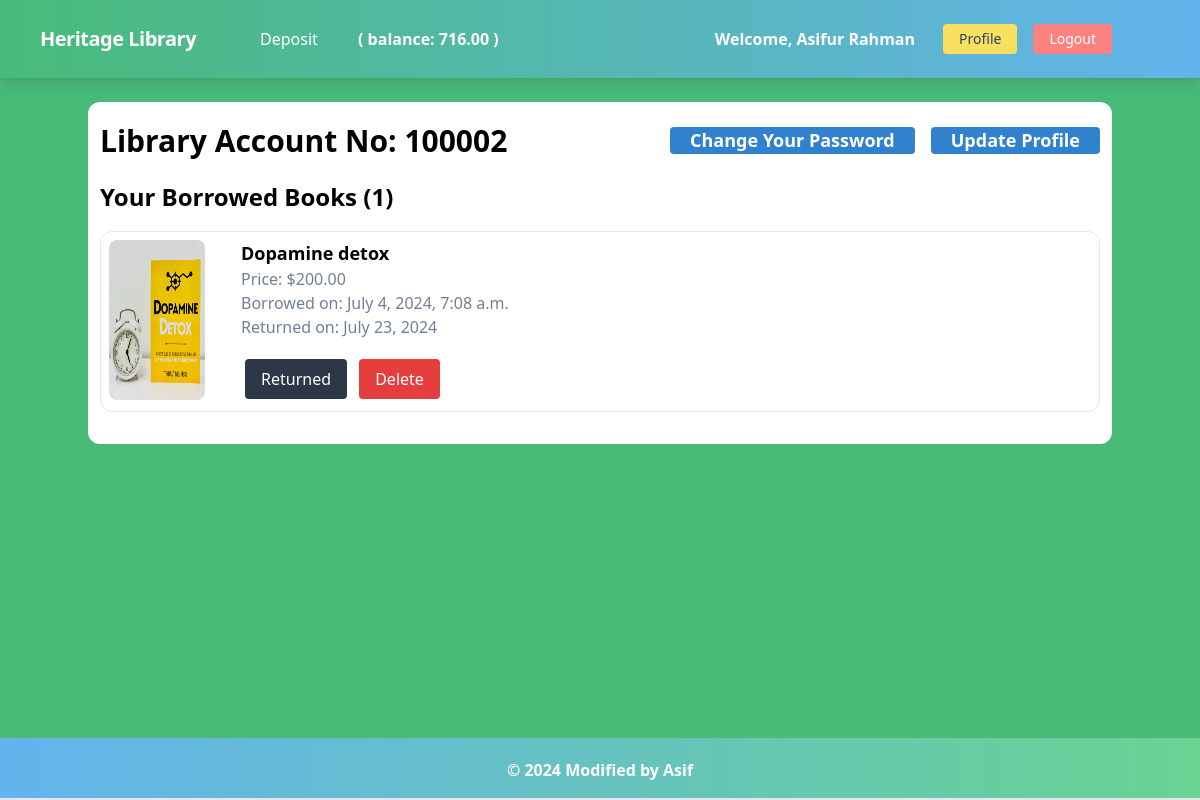
Before: /books/profile/ (signed in) with the older database file.
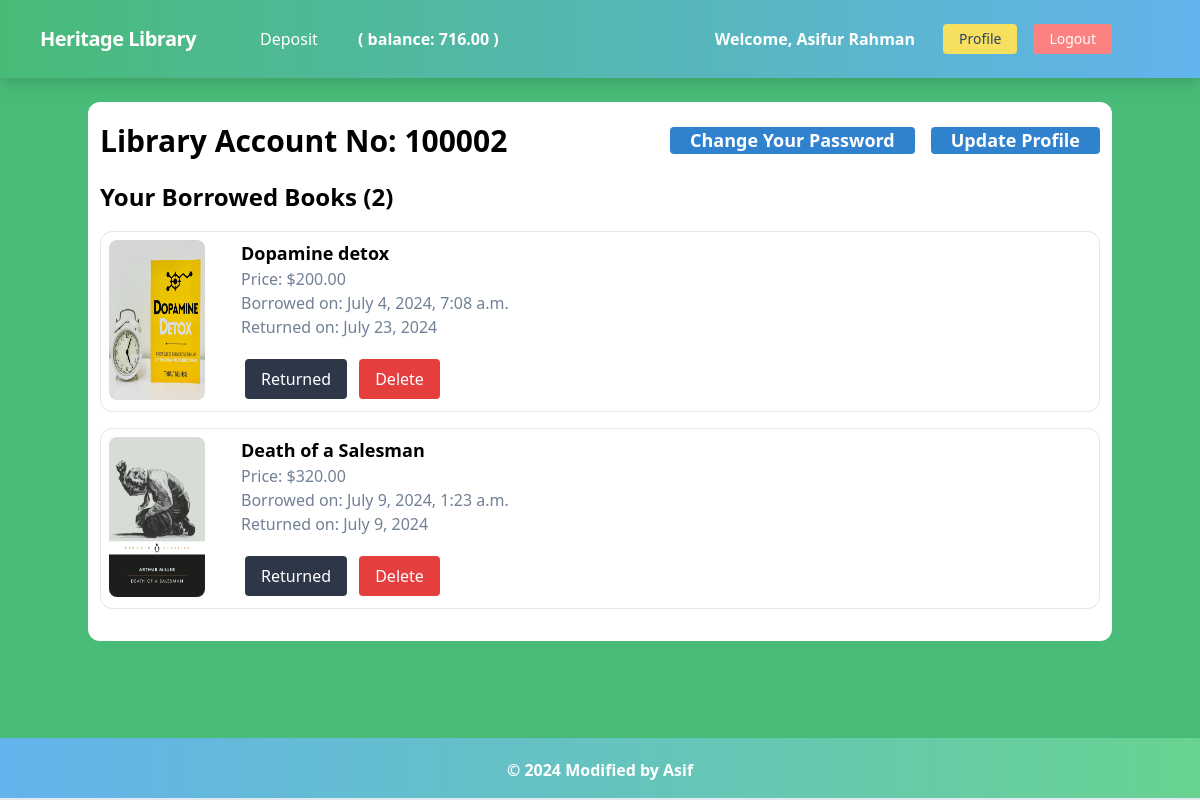
After: the same page with the newer database file.
### author/models.py (models this page shows, shortened)
class UserLibraryAccount(models.Model):
    user=models.OneToOneField(User,related_name='account',on_delete=models.CASCADE)
    account_no=models.IntegerField(unique=True)
    phone_number=models.CharField(max_length=15)
    birth_date=models.DateField(null=True,blank=True)
    gender=models.CharField(max_length=10,choices=GENDER_TYPE)
    initial_deposite_date=models.DateField(auto_now_add=True)
    balance=models.DecimalField(default=0,max_digits=12, decimal_places=2)

### books/models.py (models this page shows, shortened)
class Borrow(models.Model):
    book=models.ForeignKey(BookModel,on_delete=models.CASCADE,related_name='Borrow')
    user=models.ForeignKey(User,on_delete=models.CASCADE)
    borrow_date=models.DateTimeField(auto_now_add=True)
    return_date=models.DateField(blank=True, null=True)
    def __str__(self) -> str:
        return str(self.borrow_date)
    class Meta:
        ordering = ['borrow_date']

class BookModel(models.Model):
    name = models.CharField(max_length=100)
    description = models.TextField()
    borro_price = models.DecimalField(max_digits=10, decimal_places=2)
    quantity = models.IntegerField(default=1)
    category=models.ManyToManyField(Category,null=True,blank=True)
    image = models.ImageField(upload_to='media/books')

### books/views.py (the view)
# urls.py: path('profile/',views.ProfileView.as_view(), name='profile' ),
class ProfileView(LoginRequiredMixin, TemplateView):
    template_name = 'author/profile.html'
    def get_context_data(self, **kwargs):
        context = super().get_context_data(**kwargs)
        print('hi')
        borrowed_books = Borrow.objects.filter(user=self.request.user)
        print(borrowed_books)
        context['borrowed_books'] = borrowed_books
        return context

### author/templates/author/profile.html (shortened to what this page needs)
{% extends 'base.html' %}
{% load static %}
{% block content %}
<div class="bg-white px-3 py-4 rounded-xl my-6">
    <div class="flex flex-col md:flex-row items-start md:items-center justify-between space-y-4 md:space-y-0">
        <h4 class="font-bold text-2xl md:text-3xl text-left pb-5 md:pb-0">Library Account No: {{ request.user.account.account_no }}</h4>
        <div class="flex flex-col md:flex-row space-y-4 md:space-y-0 md:space-x-4">
            <a href="{% url "pass_change" %}" class="text-white font-bold text-lg bg-blue-600 hover:bg-blue-800 focus:ring-4 focus:ring-blue-300 rounded px-5 py-2.5">Change Your Password</a>
            <a href="{% url "update_profile" %}" class="text-white font-bold text-lg bg-blue-600 hover:bg-blue-800 focus:ring-4 focus:ring-blue-300 rounded px-5 py-2.5">Update Profile</a>
        </div>
    </div>
    <div class="container mt-4">
        <h2 class="text-xl md:text-2xl font-bold">Your Borrowed Books ({{borrowed_books | length}})</h2>
        <ul class="mt-4">
            {% for borrowed_book in borrowed_books %}
            <li class="flex flex-col md:flex-row items-start p-2 gap-5 border rounded-xl border-gray-300 mb-4">
                <div class="flex-shrink-0">
                    <img src="{{ borrowed_book.book.image.url }}" class="w-full h-auto md:h-40 md:w-24 rounded-lg" alt="book_image">
                </div>
                <div class="mt-4 md:mt-0 md:ml-4">
                    <h4 class="font-bold text-lg">{{ borrowed_book.book.name }}</h4>
                    <p class="text-gray-600">Price: ${{ borrowed_book.book.borro_price }}</p>
                    <p class="text-gray-600">Borrowed on: {{ borrowed_book.borrow_date }}</p>
                    {% if borrowed_book.return_date %}
                    <p class="text-gray-600">Returned on: {{ borrowed_book.return_date }}</p>
                    {% endif %}
                    <div class="mt-4">
                        {% if not borrowed_book.return_date %}
                        <a href="{% url 'return_book' borrowed_book.book.id %}" class="bg-green-500 hover:bg-green-600 text-white py-2 px-4 rounded m-1 inline-block">Return</a>
                        {% else %}
                        <button class="bg-gray-800 text-white py-2 px-4 rounded m-1 inline-block" disabled>Returned</button>
                        <a class="bg-red-600 text-white py-2 px-4 rounded m-1 inline-block" href="{% url 'delete_borrowed_book' borrowed_book.id %}">Delete</a>
                        {% endif %}
                    </div>
                </div>
            </li>
            {% endfor %}
        </ul>
    </div>
</div>
{% endblock %}

### templates/base.html (shortened to what this page needs)
{% load static %}
<!DOCTYPE html>
<html lang="en">
<head>
  <link href="https://unpkg.com/tailwindcss@^1.0/dist/tailwind.min.css" rel="stylesheet">
</head>
<body class="bg-green-500">
  {% include 'navbar.html' %}
  {% block body %}
  <div class="lg:container lg:mx-auto" id="main">
    {% block content %}{% endblock %}
  </div>
  {% include 'footer.html' %}
  {% endblock %}
</body>
</html>

### templates/navbar.html (shortened to what this page needs)
<nav class="flex items-center justify-between flex-wrap bg-gradient-to-r from-green-500 to-blue-400 p-6 px-10 shadow-lg">
    <div class="flex items-center flex-shrink-0 text-white mr-6">
        <span class="font-semibold text-xl tracking-tight">
            <a href="/" class="text-white">Heritage Library</a>
        </span>
    </div>
    <div id="menu" class="hidden w-full block flex-grow lg:flex lg:items-center lg:w-auto lg:px-10">
        {% if request.user.is_authenticated %}
            <div class="text-md lg:flex-grow">
                <a href="{% url 'deposite' %}" class="block mt-4 lg:inline-block lg:mt-0 text-white hover:text-yellow-300 font-medium transition duration-300 ease-in-out mr-4">
                    Deposit
                </a>
                <h3 class="block mt-4 lg:inline-block lg:mt-0 text-white font-bold px-5 mr-4">
                    ( balance: {{ request.user.account.balance }} )
                </h3>
            </div>
            <div class="flex items-center w-auto">
                <div class="text-white my-auto font-black px-5">Welcome, {{ request.user.first_name }} {{ request.user.last_name }}</div>
                <a href="{% url 'profile' %}" class="mx-2 inline-block font-medium text-sm px-4 py-2 leading-none bg-yellow-400 rounded text-blue-900 hover:bg-yellow-500 hover:text-white transition duration-300 ease-in-out mt-4 lg:mt-0">Profile</a>
                <a href="{% url 'logout' %}" class="mx-2 inline-block font-medium text-sm px-4 py-2 leading-none bg-red-400 rounded text-white hover:bg-red-500 transition duration-300 ease-in-out mt-4 lg:mt-0">Logout</a>
            </div>
        {% endif %}
    </div>
</nav>

### templates/footer.html
<footer class="footer bg-gradient-to-r from-blue-400 to-green-400  text-white relative border-b-2 mt-10">
    <div class="container mx-auto px-6">
        <div class="mt-5 flex flex-col items-center">
            <div class="sm:w-2/3 text-center py-0 pb-2">
                <p class="text-md text-white font-bold mb-2">
                    © {% now "Y" %} Modified by Asif
                </p>
            </div>
        </div>
    </div>
</footer>

### templates/base.html (style rules this page uses)
footer { position: fixed !important; bottom: 0 !important; width: 100%; }

Changed rows visible on the page:
added Borrow: book.image (picture), book.name "Death of a Salesman", book.borro_price "320.00", borrow_date "July 9, 2024, 1:23 a.m.", return_date "July 9, 2024", shows "Returned"
Other visible differences:
{{ borrowed_books | length }}: "1" → "2"
